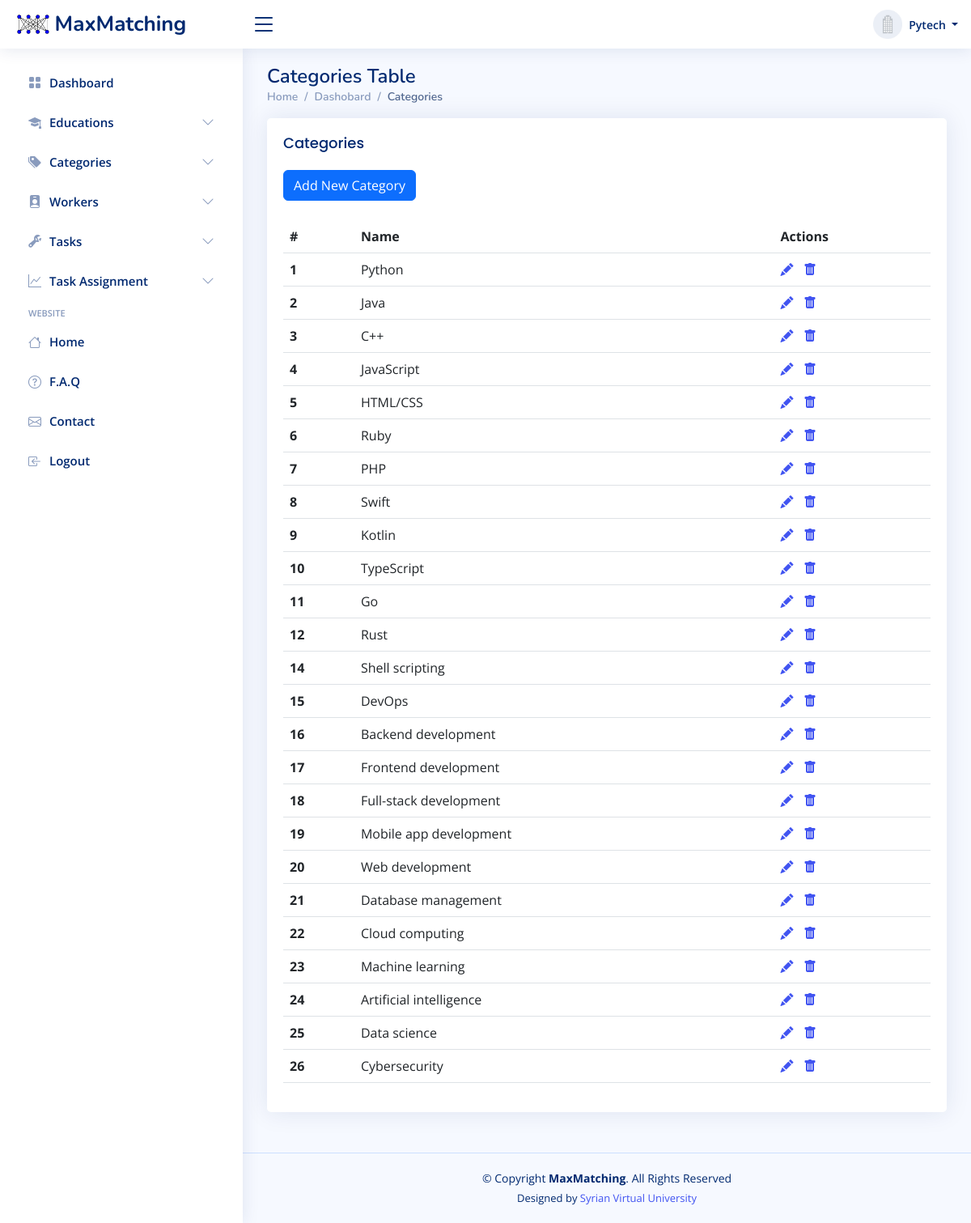
Page /categories/ (signed in) on the earlier database version.
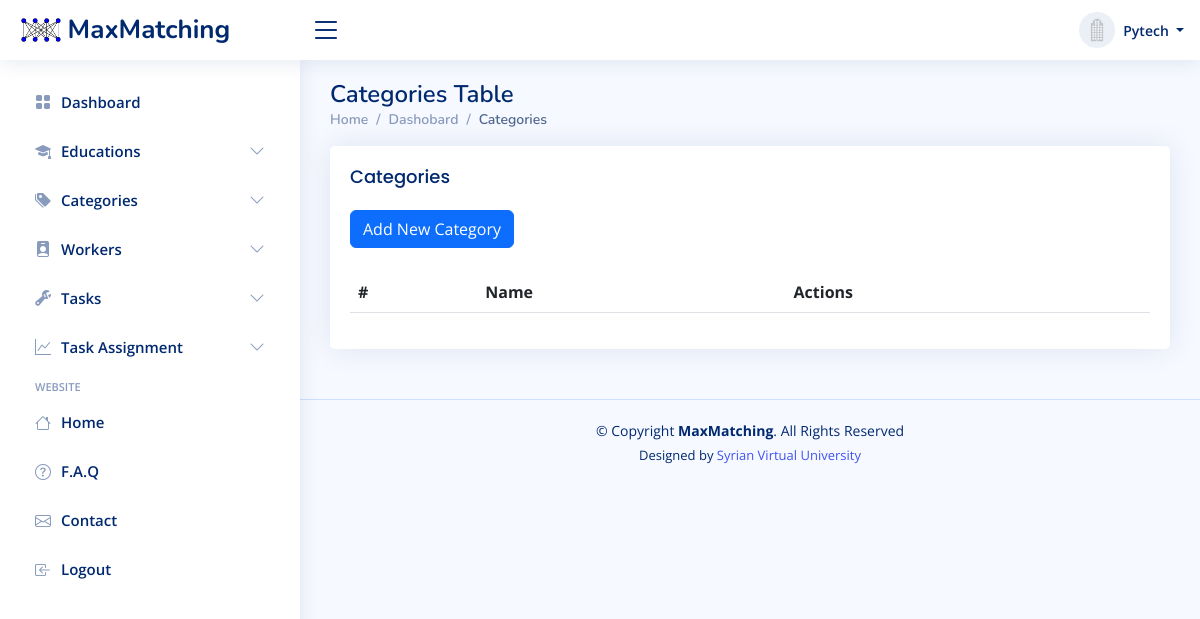
Same page on the later database version.
### app/accounts/models.py (models this page shows, shortened)
class Profile(models.Model):
    contact_email = models.EmailField(blank=True, null=True)
    address = models.CharField(max_length=255, blank=True, null=True)
    user = models.OneToOneField(User, on_delete=models.CASCADE)
    name = models.CharField(max_length=50, null=True, blank=True)
    about = models.CharField(max_length=500, null=True, blank=True)
    phone_number = models.CharField(validators=[phone_regex], max_length=17, blank=True, null=True)
    created_on_datetime = models.DateTimeField(auto_now_add=True, db_index=True)
    updated_on_datetime = models.DateTimeField(auto_now=True, db_index=True)

### app/categories/models.py (models this page shows, shortened)
class Category(models.Model):
    name = models.CharField(max_length=255, blank=True, null=True)
    user = models.ForeignKey(User, on_delete=models.CASCADE)
    created_on_datetime = models.DateTimeField(auto_now_add=True, db_index=True)
    updated_on_datetime = models.DateTimeField(auto_now=True, db_index=True)

### app/categories/views.py (the view)
# urls.py: path('', views.CategoryListView.as_view(), name='list'),
@method_decorator(login_required, name='dispatch')
class CategoryListView(generic.ListView):
    model = Category
    template_name = "category/list-categories.html"
    def get_queryset(self):
        qs = super().get_queryset()
        qs = qs.filter(user=self.request.user).order_by('created_on_datetime')
        return qs

### app/templates/category/list-categories.html
{% extends "dashboard-base.html" %}
{% block content %}
    <main id="main" class="main">
        <div class="pagetitle">
            <h1>Categories Table</h1>
            <nav>
                <ol class="breadcrumb">
                    <li class="breadcrumb-item"><a href={% url 'home' %}>Home</a></li>
                    <li class="breadcrumb-item"><a href={% url 'management:dashboard' %}>Dashobard</a></li>
                    <li class="breadcrumb-item active">Categories</li>
                </ol>
            </nav>
        </div>
        <section class="section">
            <div class="row">
                <div class="col-lg-12">
                    <div class="card">
                        <div class="card-body">
                            <h5 class="card-title">Categories</h5>
                            <a href="{% url 'categories:create' %}">
                                <button type="submit" class="btn btn-primary">Add New Category</button>
                            </a>
                            <br>
                            <br>
                            <table class="table datatable">
                                <thead>
                                <tr>
                                    <th scope="col" data-sortable="false">#</th>
                                    <th scope="col" data-sortable="false">Name</th>
                                    <th scope="col" data-sortable="false">Actions</th>
                                </tr>
                                </thead>
                                <tbody>
                                {% for category in object_list %}
                                    <tr>
                                        <th scope="row">{{ category.id }}</th>
                                        <td>{{ category.name }}</td>
                                        <td>
                                            <a href={% url 'categories:update' category.id %}>
                                                <i class="bi bi-pencil-fill"></i></a>&nbsp;&nbsp;
                                            <a href={% url 'categories:delete' category.id %}>
                                                <i class="bi bi-trash-fill"></i></a>
                                        </td>
                                    </tr>
                                {% endfor %}
                                </tbody>
                            </table>
                        </div>
                    </div>
                </div>
            </div>
        </section>
    </main>
{% endblock content %}

### app/templates/dashboard-base.html (shortened to what this page needs)
{% load static %}
<!DOCTYPE html>
<html lang="en">
<head>
    <link href="{% static 'vendor/bootstrap/css/bootstrap.min.css' %}" rel="stylesheet">
    <link href="{% static 'vendor/bootstrap-icons/bootstrap-icons.css' %}" rel="stylesheet">
    <link href="{% static 'vendor/boxicons/css/boxicons.min.css' %}" rel="stylesheet">
    <link href="{% static 'vendor/quill/quill.snow.css' %}" rel="stylesheet">
    <link href="{% static 'vendor/quill/quill.bubble.css' %}" rel="stylesheet">
    <link href="{% static 'vendor/remixicon/remixicon.css' %}" rel="stylesheet">
    <link href="{% static 'vendor/simple-datatables/style.css' %}" rel="stylesheet">
    <link href="{% static 'css/style.css' %}" rel="stylesheet">
</head>
<body>
{% block header %} {% include 'partials/dashboard-header.html' %} {% endblock %}
{% block sidebar %} {% include 'partials/sidebar.html' %} {% endblock %}
{% block content %} {% endblock %}
{% block footer %}{% include 'partials/footer.html' %} {% endblock %}
</body>
</html>

### app/templates/partials/dashboard-header.html (shortened to what this page needs)
{% load static %}
<header id="header" class="header fixed-top d-flex align-items-center">
    <div class="d-flex align-items-center justify-content-between">
        <a href="{% url 'home' %}" class="logo d-flex align-items-center">
            <img src="{% static 'img/logo.png' %}" alt="">
            <span class="d-none d-lg-block">MaxMatching</span>
        </a>
        <i class="bi bi-list toggle-sidebar-btn"></i>
    </div>
    <nav class="header-nav ms-auto">
        <ul class="d-flex align-items-center">
            <li class="nav-item dropdown pe-3">
                <a class="nav-link nav-profile d-flex align-items-center pe-0" href="#" data-bs-toggle="dropdown">
                    {% if user.profile.logo %}
                        <img src="{% get_media_prefix %}{{ user.profile.logo }}" alt="logo"/>
                    {% else %}
                        <img src="{% static 'img/default-company-logo.png' %}" alt="logo">
                    {% endif %}
                    <span class="d-none d-md-block dropdown-toggle ps-2">
                         {% if user.profile.name %}
                             {{ user.profile.name }}
                         {% else %}
                             {{ user.username }}
                         {% endif %}
                    </span>
                </a>
            </li>
        </ul>
    </nav>
</header>

### app/templates/partials/sidebar.html (shortened to what this page needs)
<aside id="sidebar" class="sidebar">
    <ul class="sidebar-nav" id="sidebar-nav">
        <li class="nav-item">
            <a class="nav-link collapsed" href="{% url 'management:dashboard' %}">
                <i class="bi bi-grid-fill"></i>
                <span>Dashboard</span>
            </a>
        </li>
        <li class="nav-item">
            <a class="nav-link collapsed" data-bs-target="#educations-nav" data-bs-toggle="collapse" href="#">
                <i class="bi bi-mortarboard-fill"></i><span>Educations</span><i
                    class="bi bi-chevron-down ms-auto"></i>
            </a>
        </li>
        <li class="nav-item">
            <a class="nav-link collapsed" data-bs-target="#categories-nav" data-bs-toggle="collapse" href="#">
                <i class="bi bi-tags-fill"></i><span>Categories</span><i
                    class="bi bi-chevron-down ms-auto"></i>
            </a>
        </li>
        <li class="nav-item">
            <a class="nav-link collapsed" data-bs-target="#tables-nav" data-bs-toggle="collapse" href="#">
                <i class="bi bi-person-badge-fill"></i><span>Workers</span><i
                    class="bi bi-chevron-down ms-auto"></i>
            </a>
        </li>
        <li class="nav-item">
            <a class="nav-link collapsed" data-bs-target="#icons-nav" data-bs-toggle="collapse" href="#">
                <i class="bi bi-wrench-adjustable"></i><span>Tasks</span><i
                    class="bi bi-chevron-down ms-auto"></i>
            </a>
        </li>
        <li class="nav-item">
            <a class="nav-link collapsed" data-bs-target="#charts-nav" data-bs-toggle="collapse" href="#">
                <i class="bi bi-graph-up"></i><span>Task Assignment</span><i
                    class="bi bi-chevron-down ms-auto"></i>
            </a>
        </li>
        <li class="nav-heading">WebSite</li>
        <li class="nav-item">
            <a class="nav-link collapsed" href="{% url 'home' %}">
                <i class="bi bi-house"></i>
                <span>Home</span>
            </a>
        </li>
        <li class="nav-item">
            <a class="nav-link collapsed" href="{% url 'f-a-q' %}">
                <i class="bi bi-question-circle"></i>
                <span>F.A.Q</span>
            </a>
        </li>
        <li class="nav-item">
            <a class="nav-link collapsed" href="{% url 'management:contact-us' %}">
                <i class="bi bi-envelope"></i>
                <span>Contact</span>
            </a>
        </li>
        <li class="nav-item">
            <a class="nav-link collapsed" href="{% url 'accounts:logout' %}">
                <i class="bi bi-box-arrow-in-left"></i>
                <span>Logout</span>
            </a>
        </li>
    </ul>
</aside>

### app/templates/partials/footer.html
<footer id="footer" class="footer">
    <div class="copyright">
        &copy; Copyright <strong><span>MaxMatching</span></strong>. All Rights Reserved
    </div>
    <div class="credits">
        Designed by <a href="https://www.svuonline.org/" target="_blank">Syrian Virtual University</a>
    </div>
</footer>

### app/static/css/style.css (style rules this page uses)
:root { scroll-behavior: smooth; }
body { font-family: "Open Sans", sans-serif; background: #f6f9ff; color: #444444; }
a { color: #4154f1; text-decoration: none; }
h1, h2, h3, h4, h5, h6 { font-family: "Nunito", sans-serif; }
#main { margin-top: 60px; padding: 20px 30px; transition: all 0.3s; }
.pagetitle { margin-bottom: 10px; }
.pagetitle h1 { font-size: 24px; margin-bottom: 0; font-weight: 600; color: #012970; }
.card { margin-bottom: 30px; border: none; border-radius: 5px; box-shadow: 0px 0 30px rgba(1, 41, 112, 0.1); }
.card-title { padding: 20px 0 15px 0; font-size: 18px; font-weight: 500; color: #012970; font-family: "Poppins", sans-serif; }
.card-body { padding: 0 20px 20px 20px; }
.breadcrumb { font-size: 14px; font-family: "Nunito", sans-serif; color: #899bbd; font-weight: 600; }
.breadcrumb a { color: #899bbd; transition: 0.3s; }
.breadcrumb .breadcrumb-item::before { color: #899bbd; }
.breadcrumb .active { color: #51678f; font-weight: 600; }
.logo { line-height: 1; }
@media (min-width: 1200px) { .logo { width: 280px; } }
.logo img { max-height: 26px; margin-right: 6px; }
.logo span { font-size: 26px; font-weight: 700; color: #012970; font-family: "Nunito", sans-serif; }
.header { transition: all 0.5s; z-index: 997; height: 60px; box-shadow: 0px 2px 20px rgba(1, 41, 112, 0.1); background-color: #fff; padding-left: 20px; }
.header .toggle-sidebar-btn { font-size: 32px; padding-left: 10px; cursor: pointer; color: #012970; }
.header-nav ul { list-style: none; }
.header-nav>ul { margin: 0; padding: 0; }
.header-nav .nav-profile { color: #012970; }
.header-nav .nav-profile img { max-height: 36px; }
.header-nav .nav-profile span { font-size: 14px; font-weight: 600; }
.sidebar { position: fixed; top: 60px; left: 0; bottom: 0; width: 300px; z-index: 996; transition: all 0.3s; padding: 20px; overflow-y: auto; scrollbar-width: thin; scrollbar-color: #aab7cf transparent; box-shadow: 0px 0px 20px rgba(1, 41, 112, 0.1); background-color: #fff; }
@media (min-width: 1200px) { #main, #footer { margin-left: 300px; } }
.sidebar-nav { padding: 0; margin: 0; list-style: none; }
.sidebar-nav li { padding: 0; margin: 0; list-style: none; }
.sidebar-nav .nav-item { margin-bottom: 5px; }
.sidebar-nav .nav-heading { font-size: 11px; text-transform: uppercase; color: #899bbd; font-weight: 600; margin: 10px 0 5px 15px; }
.sidebar-nav .nav-link { display: flex; align-items: center; font-size: 15px; font-weight: 600; color: #4154f1; transition: 0.3; background: #f6f9ff; padding: 10px 15px; border-radius: 4px; }
.sidebar-nav .nav-link i { font-size: 16px; margin-right: 10px; color: #4154f1; }
.sidebar-nav .nav-link.collapsed { color: #012970; background: #fff; }
.sidebar-nav .nav-link.collapsed i { color: #899bbd; }
.sidebar-nav .nav-link .bi-chevron-down { margin-right: 0; transition: transform 0.2s ease-in-out; }
.footer { padding: 20px 0; font-size: 14px; transition: all 0.3s; border-top: 1px solid #cddfff; }
.footer .copyright { text-align: center; color: #012970; }
.footer .credits { padding-top: 5px; text-align: center; font-size: 13px; color: #012970; }

Differences in the rows shown:
removed Category: id "1", name "Python"
removed Category: id "2", name "Java"
removed Category: id "3", name "C++"
removed Category: id "4", name "JavaScript"
removed Category: id "5", name "HTML/CSS"
removed Category: id "6", name "Ruby"
removed Category: id "7", name "PHP"
removed Category: id "8", name "Swift"
removed Category: id "9", name "Kotlin"
removed Category: id "10", name "TypeScript"
removed Category: id "11", name "Go"
removed Category: id "12", name "Rust"
removed Category: id "14", name "Shell scripting"
removed Category: id "15", name "DevOps"
removed Category: id "16", name "Backend development"
removed Category: id "17", name "Frontend development"
removed Category: id "18", name "Full-stack development"
removed Category: id "19", name "Mobile app development"
removed Category: id "20", name "Web development"
removed Category: id "21", name "Database management"
removed Category: id "22", name "Cloud computing"
removed Category: id "23", name "Machine learning"
removed Category: id "24", name "Artificial intelligence"
removed Category: id "25", name "Data science"
removed Category: id "26", name "Cybersecurity"
